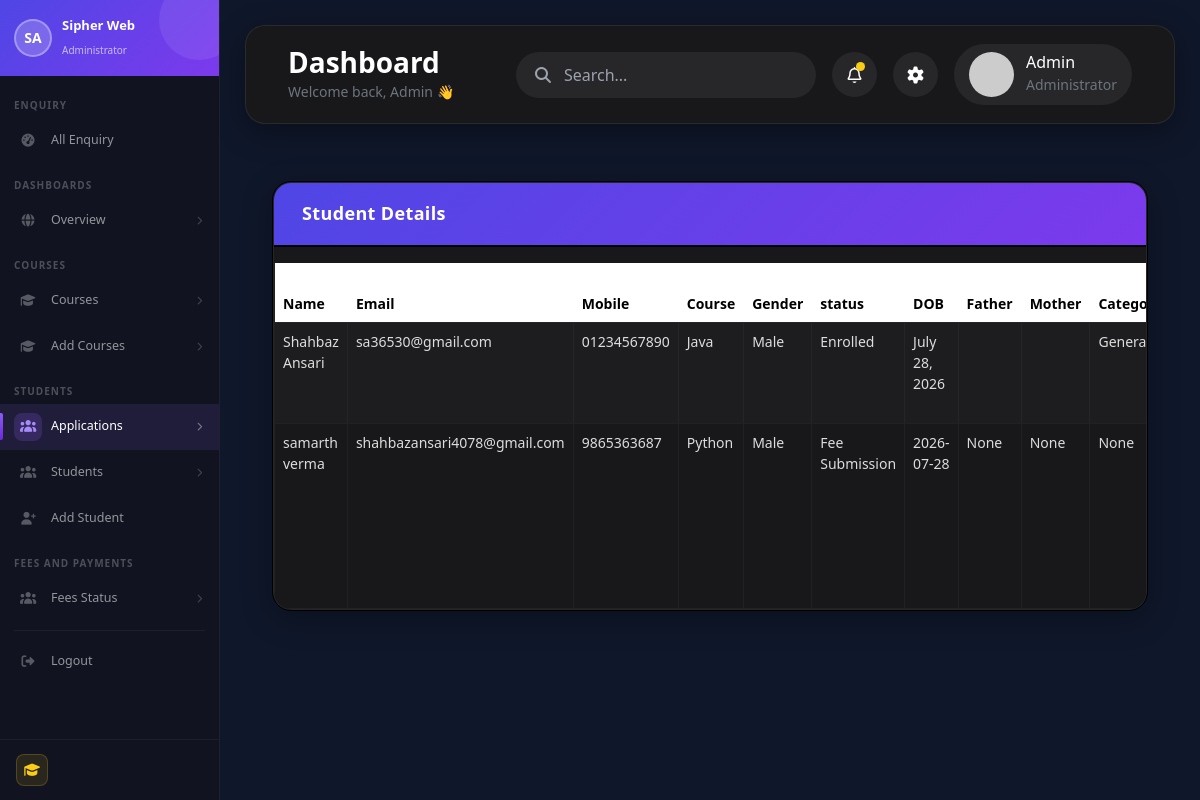
Before: /application/ with the older database file.
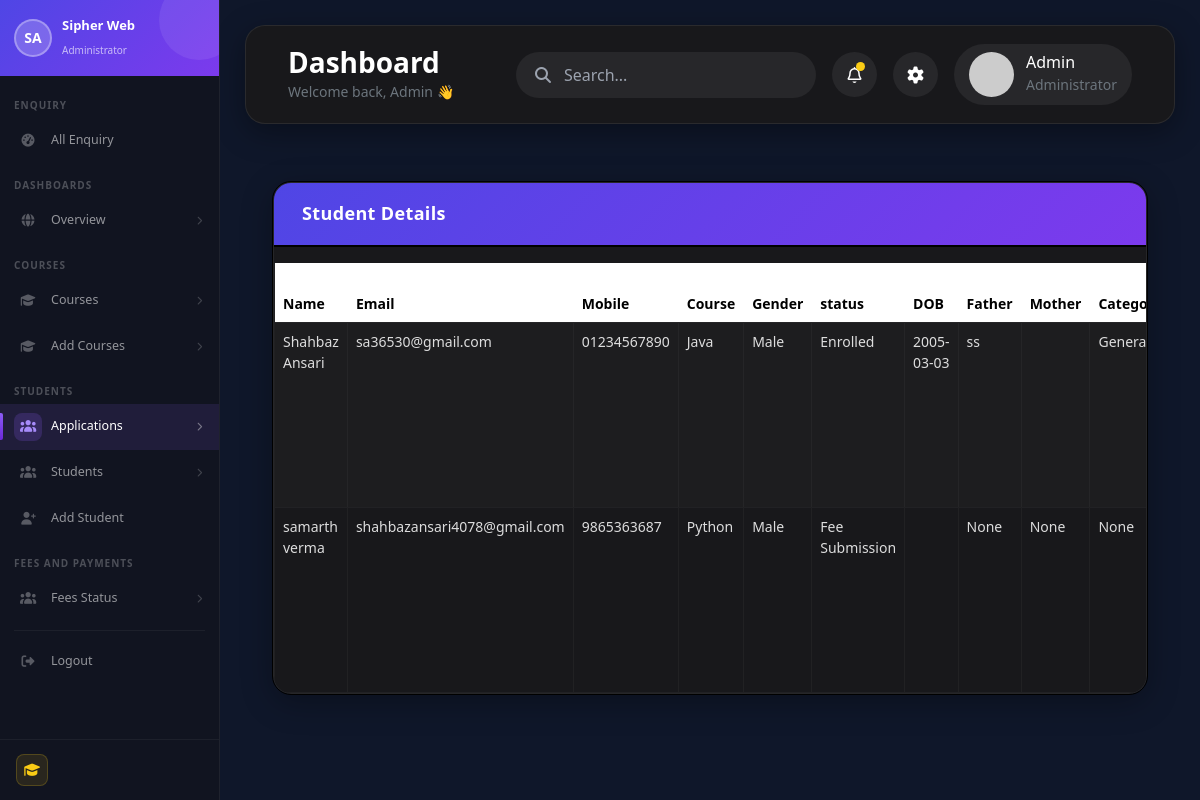
After: the same page with the newer database file.
### admissionapp/models.py (models this page shows, shortened)
class Student(models.Model):
    STATUS_CHOICES = (
    ('pending', 'Pending'),
    ('document verification', 'Document Verification'),
    ('enrolled', 'Enrolled'),
    ('rejected', 'Rejected'),
    )
    APPLICATION_STATUS = [
    ("Not Submitted", "Not Submitted"),
    ("Submitted", "Submitted"),
    ("Approved", "Approved"),
    ("Rejected", "Rejected"),
     ]
    application_status = models.CharField(
    max_length=20,
    choices=APPLICATION_STATUS,
    default="Not Submitted"
 )
    name = models.CharField(max_length=100)
    email = models.EmailField()
    password = models.CharField(max_length=100)
    mobile = models.CharField(max_length=15)
    course = models.ForeignKey("Courses",
    on_delete=models.SET_NULL,
    null=True,
    blank=True
     )
    gender = models.CharField(max_length=10)
    dob = models.TextField()
    address = models.TextField()
    status = models.CharField(max_length=20, default="Pending")
    father_name = models.CharField(max_length=100,blank=True, null=True)
    mother_name = models.CharField(max_length=100,blank=True, null=True)
    category = models.CharField(max_length=20, blank=True, null=True)
    blood_group = models.CharField(max_length=5, blank=True, null=True)
    aadhaar = models.CharField(max_length=12,blank=True, null=True)
    nationality = models.CharField(max_length=50, default="Indian")
    religion = models.CharField(max_length=50,blank=True, null=True)
    alternate_mobile = models.CharField(max_length=15, blank=True, null=True)
    emergency_contact = models.CharField(max_length=15,blank=True, null=True)
    city = models.CharField(max_length=100,blank=True, null=True)
    district = models.CharField(max_length=100, blank=True, null=True)
    state = models.CharField(max_length=100, blank=True, null=True)
    country = models.CharField(max_length=100, default="India")
    pincode = models.CharField(max_length=6,blank=True, null=True)
    session = models.CharField(max_length=20,blank=True, null=True)
    qualification = models.CharField(max_length=100,blank=True, null=True)
    board_university = models.CharField(max_length=100 , blank=True, null=True)
    passing_year = models.PositiveIntegerField( blank=True, null=True)
    percentage = models.DecimalField(max_digits=5, decimal_places=2, blank=True, null=True)
    guardian_name = models.CharField(max_length=100,blank=True, null=True)
    guardian_relation = models.CharField(max_length=50,blank=True, null=True)
    guardian_mobile = models.CharField(max_length=15,blank=True, null=True)
    guardian_email = models.EmailField(blank=True, null=True)
    guardian_occupation = models.CharField(max_length=100,blank=True, null=True)
    assign_course=models.CharField(max_length=100,blank=True, null=True)
    photo = models.ImageField(upload_to='application/',blank=True, null=True)
    signature = models.ImageField(upload_to='applications/',blank=True, null=True)
    aadhaar_file = models.FileField(upload_to='applications/', blank=True, null=True)
    marksheet_10 = models.FileField(upload_to='applications/',blank=True, null=True)
    marksheet_12 = models.FileField(upload_to='applications/', blank=True, null=True)
    graduation_marksheet = models.FileField(upload_to='applications/', blank=True, null=True)
    transfer_certificate = models.FileField(upload_to='applications/', blank=True, null=True)
    character_certificate = models.FileField(upload_to='applications/', blank=True, null=True)
    PAYMENT_STATUS = (
    ("Pending", "Pending"),
    ("Submitted", "Submitted"),
)
    payment_status = models.CharField(max_length=20,choices=PAYMENT_STATUS, default="Pending")
    payment_screenshot = models.ImageField(upload_to='payment_screenshots/', blank=True, null=True)
    course_fees = models.DecimalField(max_digits=10, decimal_places=2, default=0)
    payment_date = models.DateTimeField(auto_now_add=True, blank=True, null=True)
    payment_verified_date = models.DateTimeField(auto_now_add=True, blank=True, null=True)
    created_at = models.DateTimeField(auto_now_add=True, blank=True, null=True)

class Courses(models.Model):
    coursename=models.CharField(max_length=100)
    session=models.CharField(max_length=100)
    duration=models.CharField(max_length=100)
    fees=models.CharField(max_length=100)
    course_image = models.ImageField(
        upload_to="course_images/",
        blank=True,
        null=True
    )
    def __str__(self):
        return self.coursename

### admissionapp/views.py (the view)
# urls.py: path('application/',views.application,name='application'),
def application(request):
    students = Student.objects.all()
    courses = Courses.objects.all()
    return render(request, "myadmin/application.html", {
        "students": students,
        "courses": courses,
    })

### admissionapp/templates/myadmin/application.html (shortened to what this page needs)
{% extends 'admin_layout.html' %}
{% block content %}
<div class="container mt-4">
    <div class="card shadow">
        <div class="card-header bg-primary text-white">
            <h3>Student Details</h3>
        </div>
        <div class="card-body table-responsive">
            <table class="table table-bordered table-hover table-striped">
                <thead class=" fw-bold">
                    <tr>
                        <th>Name</th>
                        <th>Email</th>
                        <th>Mobile</th>
                        <th>Course</th>
                        <th>Gender</th>
                        <th>status</th>
                        <th>DOB</th>
                        <th>Father</th>
                        <th>Mother</th>
                        <th>Category</th>
                    </tr>
                </thead>
                <tbody>
                    {% for student in students %}
                    <tr>
                        <td>{{ student.name }}</td>
                        <td>{{ student.email }}</td>
                        <td>{{ student.mobile }}</td>
                        <td>{{ student.course }}</td>
                        <td>{{ student.gender }}</td>
                        <td>{{ student.status }}</td></td>
                        <td>{{ student.dob }}</td>
                        <td>{{ student.father_name }}</td>
                        <td>{{ student.mother_name }}</td>
                        <td>{{ student.category }}</td>
                    </tr>
                    {% empty %}
                    <tr>
                        <td colspan="40" class="text-center">No Students Found</td>
                    </tr>
                    {% endfor %}
                </tbody>
            </table>
        </div>
    </div>
</div>
{% endblock %}

Changed rows visible on the page:
changed Student "Shahbaz Ansari": dob "July 28, 2026" → "2005-03-03"; father_name (not shown) → "ss"
changed Student "samarth verma": dob "2026-07-28" → (not shown)
